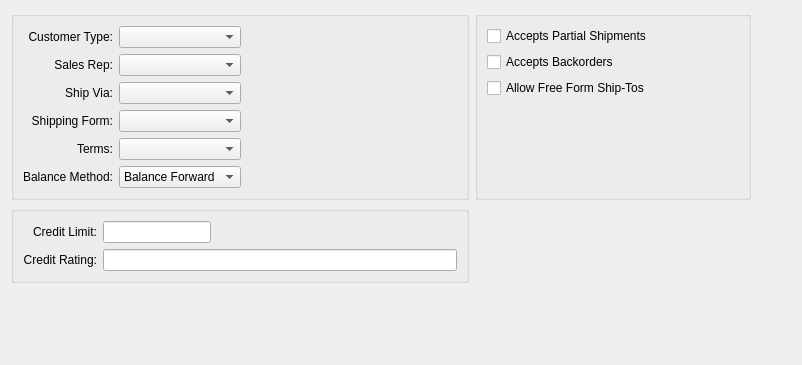
       <widget class="QWidget" name="customerDefaults">
        <attribute name="title">
         <string>Customer Defaults</string>
        </attribute>
        <layout class="QGridLayout">
         <item row="0" column="0">
          <widget class="QGroupBox" name="_comboGroup">
           <property name="title">
            <string/>
           </property>
           <layout class="QGridLayout">
            <item row="0" column="0">
             <widget class="QLabel" name="_custtypeLit">
              <property name="text">
               <string>Customer Type:</string>
              </property>
              <property name="alignment">
               <set>Qt::AlignRight|Qt::AlignTrailing|Qt::AlignVCenter</set>
              </property>
             </widget>
            </item>
            <item row="0" column="1">
             <widget class="XComboBox" name="_custtype">
              <property name="type">
               <enum>XComboBox::CustomerTypes</enum>
              </property>
             </widget>
            </item>
            <item row="1" column="0">
             <widget class="QLabel" name="_salesrepLit">
              <property name="text">
               <string>Sales Rep:</string>
              </property>
              <property name="alignment">
               <set>Qt::AlignRight|Qt::AlignTrailing|Qt::AlignVCenter</set>
              </property>
             </widget>
            </item>
            <item row="1" column="1">
             <widget class="XComboBox" name="_salesrep">
              <property name="type">
               <enum>XComboBox::SalesReps</enum>
              </property>
             </widget>
            </item>
            <item row="2" column="0">
             <widget class="QLabel" name="_shipViaLit">
              <property name="text">
               <string>Ship Via:</string>
              </property>
              <property name="alignment">
               <set>Qt::AlignRight|Qt::AlignTrailing|Qt::AlignVCenter</set>
              </property>
             </widget>
            </item>
            <item row="2" column="1">
             <widget class="XComboBox" name="_shipvia">
              <property name="type">
               <enum>XComboBox::ShipVias</enum>
              </property>
             </widget>
            </item>
            <item row="3" column="0">
             <widget class="QLabel" name="_shippingFormLit">
              <property name="text">
               <string>Shipping Form:</string>
              </property>
              <property name="alignment">
               <set>Qt::AlignRight|Qt::AlignTrailing|Qt::AlignVCenter</set>
              </property>
             </widget>
            </item>
            <item row="3" column="1">
             <widget class="XComboBox" name="_shipform">
              <property name="type">
               <enum>XComboBox::ShippingForms</enum>
              </property>
             </widget>
            </item>
            <item row="4" column="0">
             <widget class="QLabel" name="_terms2">
              <property name="text">
               <string>Terms:</string>
              </property>
              <property name="alignment">
               <set>Qt::AlignRight|Qt::AlignTrailing|Qt::AlignVCenter</set>
              </property>
             </widget>
            </item>
            <item row="4" column="1">
             <widget class="XComboBox" name="_terms">
              <property name="type">
               <enum>XComboBox::ARTerms</enum>
              </property>
             </widget>
            </item>
            <item row="5" column="0">
             <widget class="QLabel" name="_balanceMethodLit">
              <property name="text">
               <string>Balance Method:</string>
              </property>
              <property name="alignment">
               <set>Qt::AlignRight|Qt::AlignTrailing|Qt::AlignVCenter</set>
              </property>
             </widget>
            </item>
            <item row="5" column="1">
             <widget class="QComboBox" name="_balanceMethod">
              <property name="sizePolicy">
               <sizepolicy hsizetype="Fixed" vsizetype="Fixed">
                <horstretch>0</horstretch>
                <verstretch>0</verstretch>
               </sizepolicy>
              </property>
              <item>
               <property name="text">
                <string>Balance Forward</string>
               </property>
              </item>
              <item>
               <property name="text">
                <string>Open Item</string>
               </property>
              </item>
             </widget>
            </item>
            <item row="2" column="2">
             <spacer>
              <property name="orientation">
               <enum>Qt::Horizontal</enum>
              </property>
              <property name="sizeHint" stdset="0">
               <size>
                <width>40</width>
                <height>20</height>
               </size>
              </property>
             </spacer>
            </item>
           </layout>
          </widget>
         </item>
         <item row="0" column="1">
          <widget class="QGroupBox" name="groupBox_7">
           <property name="title">
            <string/>
           </property>
           <layout class="QGridLayout">
            <item row="0" column="0">
             <widget class="QCheckBox" name="_partial">
              <property name="text">
               <string>Accepts Partial Shipments</string>
              </property>
             </widget>
            </item>
            <item row="0" column="1">
             <spacer>
              <property name="orientation">
               <enum>Qt::Horizontal</enum>
              </property>
              <property name="sizeType">
               <enum>QSizePolicy::Preferred</enum>
              </property>
              <property name="sizeHint" stdset="0">
               <size>
                <width>61</width>
                <height>20</height>
               </size>
              </property>
             </spacer>
            </item>
            <item row="1" column="0">
             <widget class="QCheckBox" name="_backorders">
              <property name="text">
               <string>Accepts Backorders</string>
              </property>
             </widget>
            </item>
            <item row="1" column="1">
             <spacer>
              <property name="orientation">
               <enum>Qt::Horizontal</enum>
              </property>
              <property name="sizeType">
               <enum>QSizePolicy::Preferred</enum>
              </property>
              <property name="sizeHint" stdset="0">
               <size>
                <width>71</width>
                <height>20</height>
               </size>
              </property>
             </spacer>
            </item>
            <item row="2" column="0">
             <widget class="QCheckBox" name="_freeFormShiptos">
              <property name="text">
               <string>Allow Free Form Ship-Tos</string>
              </property>
             </widget>
            </item>
            <item row="2" column="1">
             <spacer>
              <property name="orientation">
               <enum>Qt::Horizontal</enum>
              </property>
              <property name="sizeType">
               <enum>QSizePolicy::Preferred</enum>
              </property>
              <property name="sizeHint" stdset="0">
               <size>
                <width>81</width>
                <height>20</height>
               </size>
              </property>
             </spacer>
            </item>
            <item row="3" column="0" colspan="2">
             <spacer>
              <property name="orientation">
               <enum>Qt::Vertical</enum>
              </property>
              <property name="sizeType">
               <enum>QSizePolicy::MinimumExpanding</enum>
              </property>
              <property name="sizeHint" stdset="0">
               <size>
                <width>20</width>
                <height>16</height>
               </size>
              </property>
             </spacer>
            </item>
           </layout>
          </widget>
         </item>
         <item row="1" column="0">
          <widget class="QGroupBox" name="groupBox_6">
           <property name="title">
            <string/>
           </property>
           <layout class="QGridLayout">
            <item row="0" column="0">
             <widget class="QLabel" name="_creditLimitLit">
              <property name="text">
               <string>Credit Limit:</string>
              </property>
              <property name="alignment">
               <set>Qt::AlignRight|Qt::AlignTrailing|Qt::AlignVCenter</set>
              </property>
             </widget>
            </item>
            <item row="0" column="1">
             <widget class="XLineEdit" name="_creditLimit">
              <property name="sizePolicy">
               <sizepolicy hsizetype="Fixed" vsizetype="Fixed">
                <horstretch>0</horstretch>
                <verstretch>0</verstretch>
               </sizepolicy>
              </property>
             </widget>
            </item>
            <item row="1" column="0">
             <widget class="QLabel" name="_creditRatingLit">
              <property name="text">
               <string>Credit Rating:</string>
              </property>
              <property name="alignment">
               <set>Qt::AlignRight|Qt::AlignTrailing|Qt::AlignVCenter</set>
              </property>
             </widget>
            </item>
            <item row="1" column="1">
             <widget class="XLineEdit" name="_creditRating"/>
            </item>
           </layout>
          </widget>
         </item>
         <item row="2" column="0" colspan="2">
          <spacer>
           <property name="orientation">
            <enum>Qt::Vertical</enum>
           </property>
           <property name="sizeType">
            <enum>QSizePolicy::Expanding</enum>
           </property>
           <property name="sizeHint" stdset="0">
            <size>
             <width>740</width>
             <height>71</height>
            </size>
           </property>
          </spacer>
         </item>
         <item row="0" column="2">
          <spacer>
           <property name="orientation">
            <enum>Qt::Horizontal</enum>
           </property>
           <property name="sizeHint" stdset="0">
            <size>
             <width>40</width>
             <height>20</height>
            </size>
           </property>
          </spacer>
         </item>
        </layout>
       </widget>
